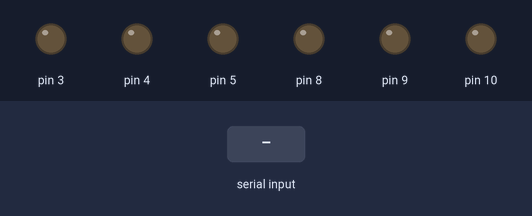
This sketch was run on a simulated Arduino Uno, built with avr-gcc and run on an emulated ATmega328P. On the bench: output pins drawn as LEDs (lit = HIGH). The inputs (shaded band) are chosen by the test bench.

Above: at 1.2 s.
1.3 s: "1" received over Serial
At 2.1 s:
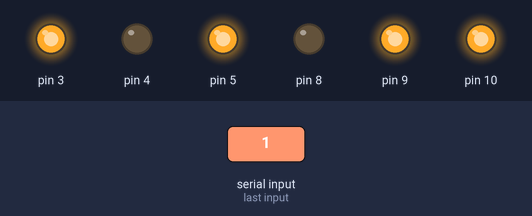
Timing chart, 0 to 4.3 s (numbered marks = the images above; inputs shaded):
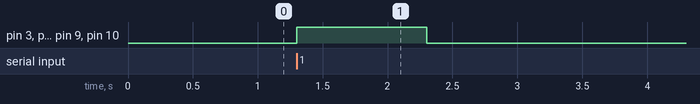

The sketch:

2_start_stop.ino
```cpp
#include "MotorControl.h"

Motor motorLeft(10, 8, 9); //A
Motor motorRight(3, 4, 5); //B

void setup() {
  // initialize serial:
  Serial.begin(9600);
}

unsigned long timeout = 0;

void loop() {
  //Stop after the timeout
  if (millis() > timeout) {
    motorLeft.stop();
    motorRight.stop();
  }
  if(Serial.available()) {
    char data = (char)Serial.read();
    if (data == ' ') {
      motorLeft.stop();
      motorRight.stop();
    } else {
      motorLeft.forward();
      motorRight.forward();
      //reset the timeout
      timeout = millis() + 1000;
    }
  }
}
```

MotorControl.h
```cpp
#include <Arduino.h>

const int FORWARD=1;
const int BACK=2;
const int STOP=0;

class Motor {
  public:
    int enable;
    int out1;
    int out2;

    Motor(int _enable, int _out1, int _out2) {
      enable = _enable;
      out1 = _out1;
      out2 = _out2;
      pinMode(enable, OUTPUT);
      pinMode(out1, OUTPUT);
      pinMode(out2, OUTPUT);
    }

  void move(int direction, byte speed) {
    switch(direction) {
      default:  // and STOP
        digitalWrite(out1, LOW);
        digitalWrite(out2, LOW);
        analogWrite(enable, 0);
        break;
      case FORWARD:
        digitalWrite(out1, LOW);
        digitalWrite(out2, HIGH);
        analogWrite(enable, speed);
        break;
      case BACK:
        digitalWrite(out1, HIGH);
        digitalWrite(out2, LOW);
        analogWrite(enable, speed);
        break;
    }
  }

  void forward(byte speed=255) {
    move(FORWARD, speed);
  }

  void back(byte speed=255) {
    move(BACK, speed);
  }

  void stop() {
    move(STOP, 0);
  }
};
```

Measured:
- after the input at 1.3 s, pin 3, pin 5, pin 9, pin 10: LOW → HIGH at once, → LOW 1.0 s later
